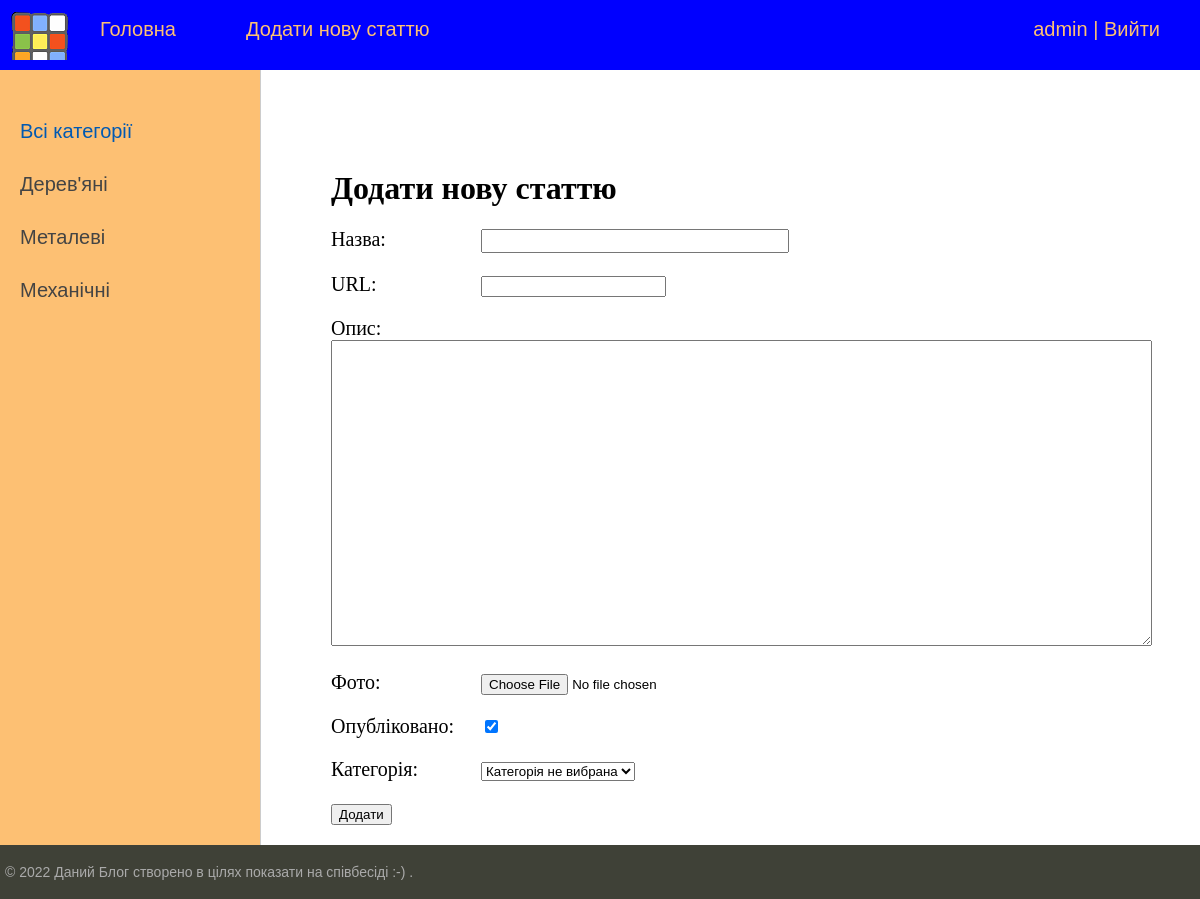
Page /addarticle/ (signed in) on the committed database.
### blog/models.py (models this page shows)
class Category(models.Model):
    name = models.CharField(max_length=50, db_index=True, verbose_name="Категорія")
    slug = models.SlugField(max_length=255, unique=True, db_index=True, verbose_name="URL")
    def __str__(self):
        return self.name
    def get_absolute_url(self):
        return reverse('category', kwargs={'category_slug': self.slug})
    class Meta:
        verbose_name = 'Категорія'
        verbose_name_plural = 'Категорії'
        ordering = ['id']

### blog/views.py (the view)
# urls.py: path('addarticle/', AddPage.as_view(), name='add_article'),
class AddPage(LoginRequiredMixin, DataMixin, CreateView):
    form_class = CreateNewArticleForm
    template_name = 'blog/addarticle.html'
    success_url = reverse_lazy('home')
    login_url = reverse_lazy('home')
    raise_exception = True
    def get_context_data(self, *, object_list=None, **kwargs):
        context = super().get_context_data(**kwargs)
        c_def = self.get_user_context(title="Додати нову статтю")
        return dict(list(context.items()) + list(c_def.items()))

### blog/forms.py (shortened to what this page needs)
class CreateNewArticleForm(forms.ModelForm):
    def __init__(self, *args, **kwargs):
        super().__init__(*args, **kwargs)
        self.fields['category'].empty_label = "Категорія не вибрана"
    class Meta:
        model = Puzzle
        fields = ['name', 'slug', 'content', 'photo', 'is_published', 'category']
        widgets = {
            'name': forms.TextInput(attrs={'class': 'form-input'}),
            'content': forms.Textarea(attrs={'cols': 100, 'rows': 20}),
        }

### blog/utils.py (called while the page is built)
    def get_user_context(self, **kwargs):
        context = kwargs
        categories = Category.objects.annotate(Count('puzzle'))
        user_menu = menu.copy()
        if not self.request.user.is_authenticated:
            user_menu.pop(1)
        context['menu'] = user_menu
        context['categories'] = categories
        if 'category_selected' not in context:
            context['category_selected'] = 0
        return context

### blog/templates/blog/addarticle.html (shortened to what this page needs)
{% extends 'blog/base.html' %}
{% block content %}
<h1>{{title}}</h1>
<form action="{% url 'add_article' %}" method="post" enctype="multipart/form-data">
{% for f in form %}
<p><label class="form-label" for="{{ f.id_for_label }}">{{f.label}}: </label>{{ f }}</p>
{% endfor %}
    <button type="submit">Додати</button>
</form>
{% endblock %}

### blog/templates/blog/base.html (shortened to what this page needs)
{% load static %}
{% load my_tags %}
<!DOCTYPE html>
<html>
<head>
	<link type="text/css" href="{% static 'blog/css/styles.css' %}" rel="stylesheet" />
</head>
<body>
<table class="table-page" border=0 cellpadding="0" cellspacing="0">
<tr><td valign=top>
{% block mainmenu %}
		<div class="header">
			<ul id="mainmenu" class="mainmenu">
			<li class="logo"><a href="{% url 'home' %}"><div class="logo"></div></a></li>
{% for m in menu %}
			<li><a href="{% url m.url_name %}">{{m.title}}</a></li>
{% endfor %}
				{% if request.user.is_authenticated %}
				<li class="last"> {{user.username}} | <a href="{% url 'logout' %}">Вийти</a></li>
				{% else %}
				<li class="last"><a href="{% url 'register' %}">Реєстрація</a> | <a href="{% url 'login' %}">Увійти</a></li>
				{% endif %}
			</ul>
		</div>
{% endblock mainmenu %}
<table class="table-content" border=0 cellpadding="0" cellspacing="0">
<tr>
	<td valign="top" class="left-chapters">
	<ul id="leftchapters">
{% if category_selected == 0 %}
		<li class="selected">Всі категорії</li>
{% else %}
		<li><a href="{% url 'home' %}">Всі категорії</a></li>
{% endif %}
{% for c in categories %}
{% if c.puzzle__count > 0 %}
	{% if c.pk == category_selected %}
		<li class="selected">{{c.name}}</li>
	{% else %}
		<li><a href="{{ c.get_absolute_url }}">{{c.name}}</a></li>
	{% endif %}
{% endif %}
{% endfor %}
	</ul>
</td>
<td valign="top" class="content">
	<div class="content-text">
{% block content %}
{% endblock %}
	</div>
</td></tr></table>
</td></tr>
<tr><td valign=top>
	<div id="footer">
		<p>&copy; 2022 Даний Блог створено в цілях показати на співбесіді :-) .</p>
	</div>
</td></tr></table>
</body>
</html>

### blog/static/blog/css/styles.css (style rules this page uses)
html, body { font-family: 'Arial'; margin: 0; padding: 0; height: 100%; width: 100%; color: #444; }
a { color: #0059b2; text-decoration: none; }
.table-page { width: 100%; height: 100%; vertical-align: top; }
.table-page tr { height: 100%; }
.header { background: #0000FF; height: 70px; }
.logo { background: url('../images/3.png') no-repeat 5px 5px; width: 70px; height: 73px; }
ul.mainmenu { list-style: none; margin: 0; padding: 0; height: 60px; color: #fdc073; font-size: 20px; overflow: hidden; }
ul.mainmenu li { float: left; margin: 18px 40px 0 30px; }
ul.mainmenu li.logo { margin: 0; }
ul.mainmenu li.last { float: right; }
ul.mainmenu li a { color: #fdc073; text-decoration: none; }
.table-content { width: 100%; min-height: 100%; height: 100%; }
.left-chapters { margin: 0; background: #fdc073; border-right: 1px solid #ccc; min-height: 100%; }
.left-chapters ul { width: 230px; min-height: 100%; margin: 0; padding: 20px 10px 10px 20px; list-style: none; font-size: 20px; }
.left-chapters ul li { margin: 30px 0 0 0; color: #999; }
.left-chapters ul li.selected { color: #0059b2; }
.left-chapters ul li a { color: #444; text-decoration: none; }
.content { padding: 40px 20px 20px 40px; width: 100%; box-sizing: border-box; }
.content-text { margin: 60px 0 0 30px; color: #000; font-size: 20px; font-family: Yandex Sans Display Light; }
.content-text h1 { font-size: 32px; }
#footer { box-sizing: border-box; background: #3F4137; padding: 5px; color: #aaa; font-size: 14px; font-family: Verdana, Geneva, Arial, Helvetica; text-align: left; overflow: hidden; }
.form-input { width: 300px; font-size: 16px; }
.form-label { display: inline-block; min-width: 150px; vertical-align: top; }

### rows in the picture
Category: name "Дерев'яні"
Category: name "Металеві"
Category: name "Механічні"

### other values in the picture
{{ m.title }} "Головна" "Додати нову статтю"
{{ user.username }} "admin"
{{ title }} "Додати нову статтю"
{{ f.label }} "Назва" "URL" "Опис" "Фото" "Опубліковано" "Категорія"
